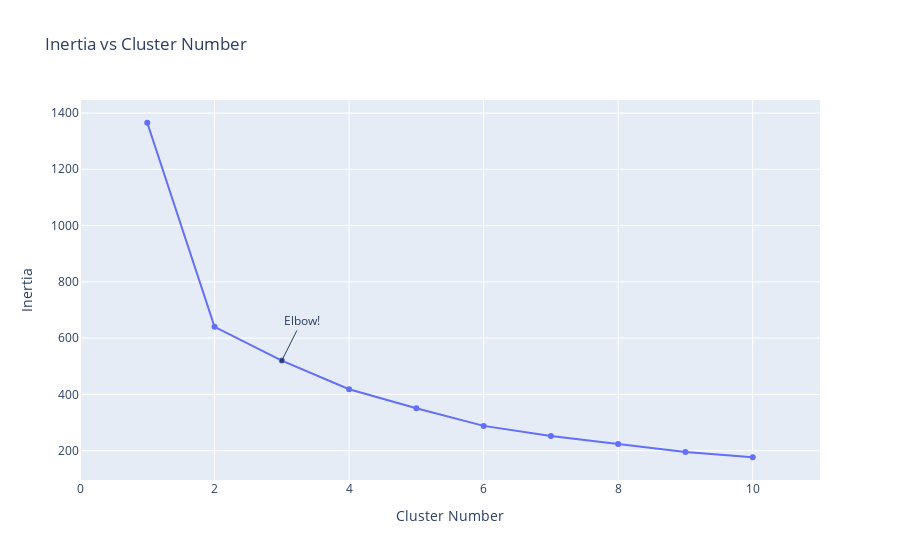

The notebook cell saved with this chart:
### Code cell
X=data1.drop(["StockCode","Description","InvoiceDate","InvoiceNo","CustomerID"],axis=1)
scaler = MinMaxScaler()
scaler.fit(X)
X=scaler.transform(X)
inertia = []
for i in range(1,11):
    kmeans = KMeans(
        n_clusters=i, init="k-means++",
        n_init=10,
        tol=1e-04, random_state=42
    )
    kmeans.fit(X)
    inertia.append(kmeans.inertia_)
fig = go.Figure(data=go.Scatter(x=np.arange(1,11),y=inertia))
fig.update_layout(title="Inertia vs Cluster Number",xaxis=dict(range=[0,11],title="Cluster Number"),
                  yaxis={'title':'Inertia'},
                 annotations=[
        dict(
            x=3,
            y=inertia[2],
            xref="x",
            yref="y",
            text="Elbow!",
            showarrow=True,
            arrowhead=7,
            ax=20,
            ay=-40
        )
    ])

### Figure 1 — Plotly figure (JSON) as saved in the notebook; plotly's stock layout.template omitted (floating-point values rounded to 4 significant figures)
{"data": [{"type": "scatter", "x": [1, 2, 3, 4, 5, 6, 7, 8, 9, 10], "y": [1365.0, 640.4, 520.3, 418.5, 351.1, 288.1, 252.2, 223.4, 195.2, 176.7]}], "layout": {"annotations": [{"arrowhead": 7, "ax": 20, "ay": -40, "showarrow": true, "text": "Elbow!", "x": 3, "xref": "x", "y": 520.3, "yref": "y"}], "title": {"text": "Inertia vs Cluster Number"}, "xaxis": {"range": [0, 11], "title": {"text": "Cluster Number"}}, "yaxis": {"title": {"text": "Inertia"}}}}
